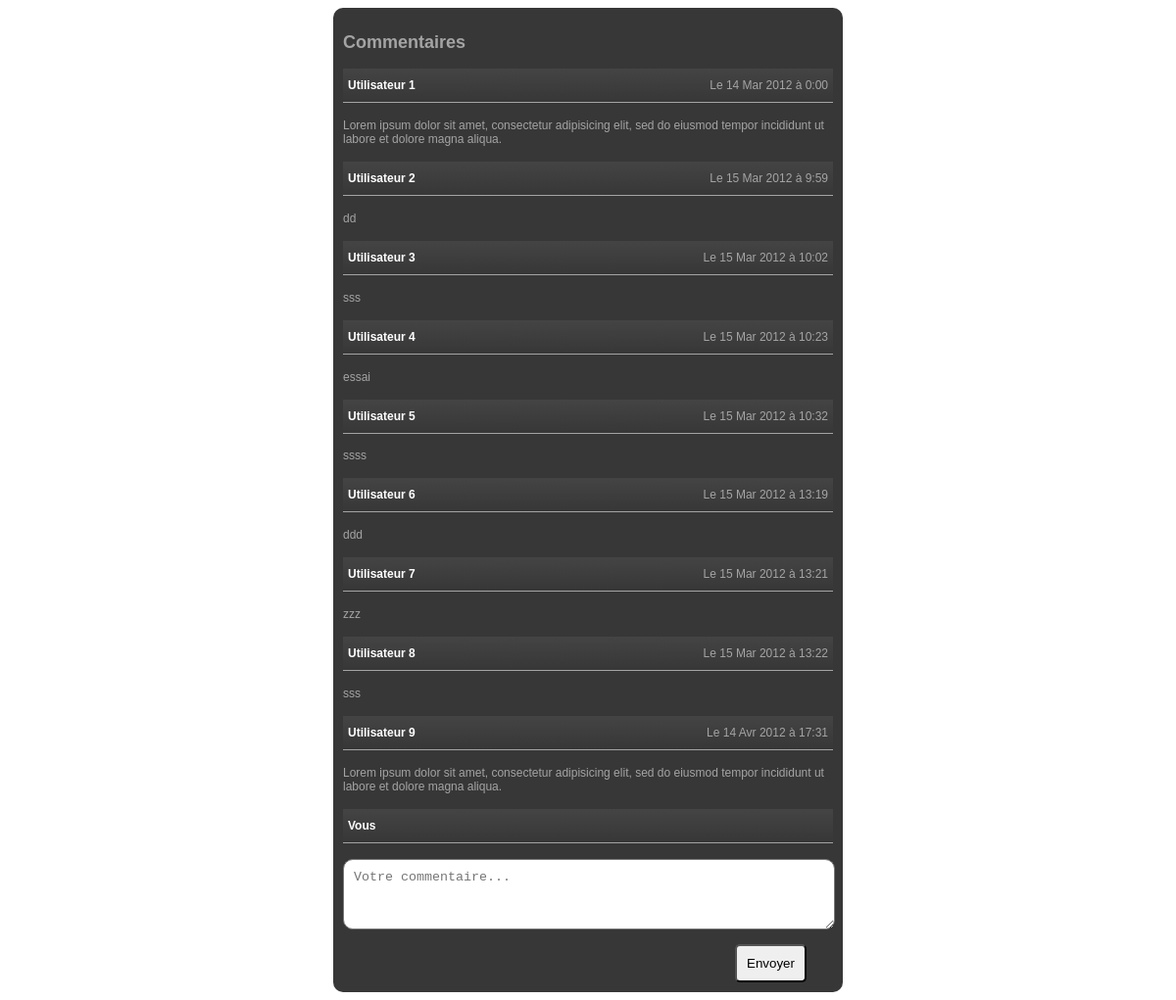
The page / on the database its author committed.
### tables this page shows
CREATE TABLE IF NOT EXISTS `commentaires` (
  `id_commentaires` int(11) NOT NULL AUTO_INCREMENT,
  `commentaires` varchar(255) NOT NULL,
  `dateCreation` datetime NOT NULL,
  `pages_id` int(11) NOT NULL,
  PRIMARY KEY (`id_commentaires`),
  KEY `pages_id` (`pages_id`)
);

### lib/Comment.class.php (called while the page is built, shortened)
<?php
class Commentaires{
    private $dateCreation;
    private $commentaire;
    public function getCommentaire(){
        return $this->commentaire;
    }
    public function actualiserFromSql($row){
        $this->commentaire=$row['commentaires'];
        $this->dateCreation=new DateTime($row['dateCreation']);
    }
    public function getDateFrance(){
        return franciseMaDate($this->dateCreation->format('d M Y à G:i'));
    }
}
?>

### lib/utils.php (called while the page is built)
<?php
function franciseMaDate($date){
$moisAng=array('Jan', 'Feb', 'Mar', 'Apr', 'May', 'Jun','Jul', 'Aug', 'Sep', 'Oct', 'Nov', 'Déc');
$mois=array('Jan', 'Fév', 'Mar', 'Avr', 'Mai', 'Jui','Jul', 'Aoû', 'Sep', 'Oct', 'Nov', 'Déc');
    return str_replace($moisAng, $mois, $date);
}
?>

### index.php (the view, shortened to what this page needs)
<!DOCTYPE html>
<html>
    <head>
        <link rel="stylesheet" href="css/core.css" type="text/css" media="screen" />
    </head>
    <body>
        <section role="main">
            <header><h2>Commentaires</h2></header>
            <ul>
            <?php
require_once('lib/config.php');
require_once('lib/utils.php');
require_once('lib/Comment.class.php');
$i=1;
$sql="SELECT * FROM commentaires  WHERE pages_id=1 ORDER BY dateCreation";
$query=$connexion->query($sql);
$result=$query->fetchAll();
foreach($result as $row)
{
    $comment=new Commentaires();
    $comment->actualiserFromSql($row)
?>
<li>
    <h4>Utilisateur <?php echo $i++; ?> <time datetime="<?php $comment->getDateCreation()->format('c'); ?>">Le <?php echo $comment->getDateFrance(); ?> </time></h4>
    <p><?php echo $comment->getCommentaire(); ?></p>
</li>
<?php
}
?>
                <li id="form">
                    <h4>Vous</h4>
                    <form method="post" action="ctrlComments.php" >
                    <p><textarea id="commentaire" name="commentaire" placeholder="Votre commentaire..." data-page="php5-web-developer-test"></textarea></p>
                    <button type="submit" id="submit">Envoyer</button>
                    </form>
                </li>
            </ul>
        </section>
    </body>
</html>

### css/core.css (style rules this page uses)
body { color:#a4a4a4; font-family: arial; background-color: white; font-size:12px; }
section { width:500px; margin:0 auto; background-color:#373737; border-radius:10px; padding:10px; }
h4 { color:white; border-bottom: 1px #a4a4a4 solid; padding:10px 5px; background: rgb(68,68,68); background: -moz-linear-gradient(top, rgba(68,68,68,1) 0%, rgba(55,55,55,1) 100%); background: -webkit-gradient(linear, left top, left bottom, color-stop(0%,rgba(68,68,68,1)), color-stop(100%,rgba(55,55,55,1))); background: -webkit-linear-gradient(top, rgba(68,68,68,1) 0%,rgba(55,55,55,1) 100%); background: -o-linear-gradient(top, rgba(68,68,68,1) 0%,rgba(55,55,55,1) 100%); background: -ms-linear-gradient(top, rgba(68,68,68,1) 0%,rgba(55,55,55,1) 100%); background: linear-gradient(top, rgba(68,68,68,1) 0%,rgba(55,55,55,1) 100%); filter: progid:DXImageTransform.Microsoft.gradient( startColorstr='#444444', endColorstr='#373737',GradientType=0 ); }
ul { list-style: none; padding:0px; margin:0px; }
li { padding:0px; margin:0px; }
time { float:right; color:#a4a4a4; font-weight: normal; }
textarea { background-color: white; border-radius: 10px; color:#373737; padding:10px; width:480px; height:50px; }
button { margin-left:400px; padding:10px; border-radius:5px; }

### rows shown on the page
commentaires: dateCreation "14 Mar 2012 à 0:00", commentaires "Lorem ipsum dolor sit amet, consectetur adipisicing elit, sed do eiusmod tempor incididunt ut labore et dolore magna aliqua."
commentaires: dateCreation "15 Mar 2012 à 9:59", commentaires "dd"
commentaires: dateCreation "15 Mar 2012 à 10:02", commentaires "sss"
commentaires: dateCreation "15 Mar 2012 à 10:23", commentaires "essai"
commentaires: dateCreation "15 Mar 2012 à 10:32", commentaires "ssss"
commentaires: dateCreation "15 Mar 2012 à 13:19", commentaires "ddd"
commentaires: dateCreation "15 Mar 2012 à 13:21", commentaires "zzz"
commentaires: dateCreation "15 Mar 2012 à 13:22", commentaires "sss"
commentaires: dateCreation "14 Avr 2012 à 17:31", commentaires "Lorem ipsum dolor sit amet, consectetur adipisicing elit, sed do eiusmod tempor incididunt ut labore et dolore magna aliqua."
